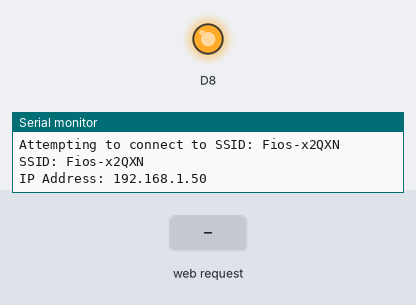
Recording of a sketch running on a simulated Arduino MKR. Shown: output pins drawn as LEDs (lit = HIGH), the last lines printed to the serial monitor. The inputs (shaded band) are chosen by the test bench. WiFi joins after 1.5 s; servers stay silent unless stated.

Above: at 7.7 s.
7.8 s: HTTP request GET /off received
At 9.0 s:
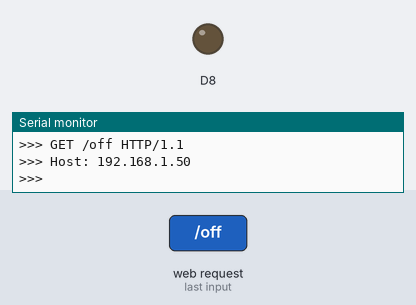
9.3 s: HTTP request GET /on received
At 10.2 s:
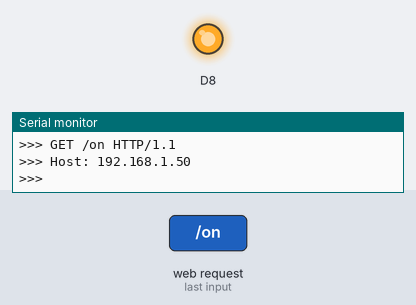
Timing chart, 0 to 12.3 s (numbered marks = the images above; inputs shaded):
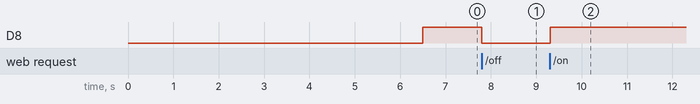

Measured:
- after the input at 7.8 s, D8: HIGH → LOW at once
- after the input at 9.3 s, D8: LOW → HIGH at once

The sketch:

JS-3-4.ino
```cpp
/*
  JS-3-4 WiFi Web Server - by Tom Igoe

 */

#include <SPI.h>
#include <WiFiNINA.h>


char ssid[] = "Fios-x2QXN";        // your network SSID (name)
char pass[] = "too675tax58toil";    // your network password


WiFiServer server(80);
WiFiClient client;

String URI;

void setup() {

int status = WL_IDLE_STATUS;

  //Initialize serial and wait for port to open:
  Serial.begin(9600);
  while (!Serial) {
    ; // wait for serial port to connect. Needed for native USB port only
  }

  // attempt to connect to WiFi network:
  while (status != WL_CONNECTED) {
    Serial.print("Attempting to connect to SSID: ");
    Serial.println(ssid);

    status = WiFi.begin(ssid, pass);

    // wait 10 seconds for connection:
    delay(5000);
  }

  pinMode(8,OUTPUT);
  digitalWrite(8,HIGH);

  server.begin(); // start webserver (port 80)
  printWifiStatus();
}


void loop() {
  // listen for incoming clients
  client = server.available();
  if (client) {

    // an HTTP request ends with a blank line

    got_a_request(1);  // 0=means do not show HTTP, 1=show
    send_a_response();

    }

}

void printWifiStatus() {
  // print the SSID of the network you're attached to:
  Serial.print("SSID: ");
  Serial.println(WiFi.SSID());

  // print your board's IP address:
  IPAddress ip = WiFi.localIP();
  Serial.print("IP Address: ");
  Serial.println(ip);

}

String got_a_request(int http) {

 String line = "";
 int done_http = 0;
 int pos0,pos1;

  while (!client.available()) {   // wait until stuff is returned

  }

  while (client.available()) {

    char c = client.read();  // read input a byte at a time
    line = line + c;         // slowly building a string

    if (line.equals("\r\n")  ) {
      done_http = 1;      // if the line consists of just a /r/n
      continue;           // all the http is done, the rest is payload
    }

    if ( c == '\r' )      // we're at the end of a line
    {
      c = client.read();  // read (and throw away) the /n

      if (line.startsWith("GET") == 1) {

               pos0 = line.indexOf(" ");
               pos0++;
               pos1 = line.indexOf(" ",pos0);
               URI = line.substring(pos0,pos1);
         }

      if (http == 1 ) {   // if we want to see http commands

         Serial.print(">>> ");
         Serial.println(line);

      }

      // if we're not done with the HTTP commands, wipe
      // out last line and grab another

      if (done_http == 0) {
                               line = "";
                               }

    }
  }


  if (!client.connected()) {
                             client.stop();
                          }
return(URI);  // so at the end, what's still in 'line'
               // is the payload - and return from
}


void send_a_response() {
int status_of_LED;

client.println("HTTP/1.1 200 OK");
client.println("Content-Type: text/html");
client.println("Connection: close");  // the connection will be closed after completion of the response
client.println();


if (URI.equals("/"))
{
    send_status_page();

}

if (URI.equals("/on")) {
  digitalWrite(8,HIGH);
  send_on_page();
}

if (URI.equals("/off")) {
  digitalWrite(8,LOW);
  send_off_page();
}

client.stop();
}

void send_on_page() {
  client.println("<!DOCTYPE HTML>");
  client.print("<html><body>");
  client.print("<center><h2>Turned the LED: ON</h2></center>");
  client.print("<center><img src=\"https://www.pngmart.com/files/10/Thumbs-UP-PNG-File.png\" width=\"500\" height=\"600\" >");
  client.print("</center></body></html>");
  client.println();
  delay(10);
}

void send_off_page() {
  client.println("<!DOCTYPE HTML>");
  client.print("<html><body>");
  client.print("<center><h2>Turned the LED: OFF</h2></center>");
  client.print("<center><img src=\"https://www.pngmart.com/files/10/Thumbs-Down-Transparent-Background.png\" width=\"500\" height=\"600\" >");
  client.print("</center></body></html>");
  client.println();
   delay(10);
}

void send_status_page() {

int status_of_LED;
String status_text;
String image;

  client.println("<!DOCTYPE HTML>");

  status_of_LED = digitalRead(8);

         if (status_of_LED == 0) {
                   status_text = "OFF";
                   image = "https://www.pngmart.com/files/10/Thumbs-Down-Transparent-Background.png";
               }
         else {
              status_text = "ON";
              image = "https://www.pngmart.com/files/10/Thumbs-UP-PNG-File.png";

            }

  client.println("<html>");
  client.println("<h1 \"font-size:60px\">");
  client.println("<center>LED is: ");
  client.println(status_text);
  client.println("</center></h1>");
  client.print("<center><img src=\" ");
  client.print(image);
  client.print("\" width=\"500\" height=\"600\" >");
  client.print("</center></body></html>");
  client.println();
   delay(10);


}
```
